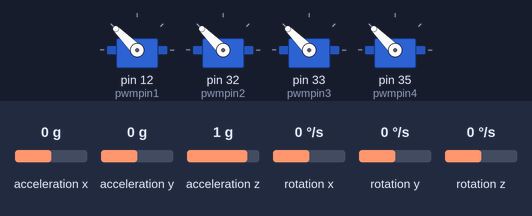
The program below on a simulated Raspberry Pi (header pin numbers). On the bench: 4 × servo. Inputs (shaded band) come from the test bench; at power-on: acceleration x 0 g, acceleration y 0 g, acceleration z 1 g, rotation x 0 °/s, rotation y 0 °/s, rotation z 0 °/s. Servo angles are drawn from the pulse width (0.5 ms = 0°, 2.5 ms = 180°); what the program prints to the terminal is not drawn.

Above: at 0.1 s.
At 1.1 s:
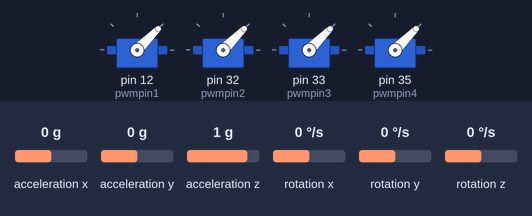
At 3.1 s:
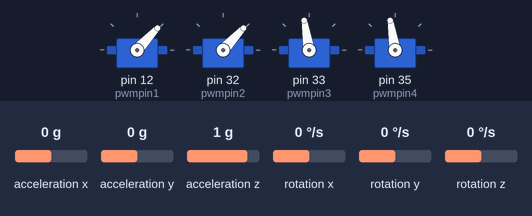
Timing chart, 0 to 4.6 s (numbered marks = the images above):
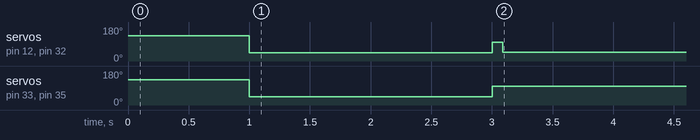

The program:

main_test.py
```python
#Include the library files
import RPi.GPIO as GPIO
import smbus
from time import sleep

#from PID import PID

#ports num
#pwmpin1 = 16
#pwmpin2 = 36
#pwmpin3 = 38
#pwmpin4 = 40
pwmpin1 = 12 #front-rigt-ccw
pwmpin2 = 32 #rear-right -cw
pwmpin3 = 33 #rear-left-ccw
pwmpin4 = 35 #front - left -cw


#sets
GPIO.setwarnings(False)
GPIO.setmode(GPIO.BOARD)


#configuring ports for out
GPIO.setup(pwmpin1, GPIO.OUT)
GPIO.setup(pwmpin2, GPIO.OUT)
GPIO.setup(pwmpin3, GPIO.OUT)
GPIO.setup(pwmpin4, GPIO.OUT)


#configuring ports for PWM for 50 Herz
pi_pwm1 = GPIO.PWM(pwmpin1, 50)
pi_pwm2 = GPIO.PWM(pwmpin2, 50)
pi_pwm3 = GPIO.PWM(pwmpin3, 50)
pi_pwm4 = GPIO.PWM(pwmpin4, 50)

#sleep(3)

#init motors
print("init")
#sleep(3)
pi_pwm1.start(10)
pi_pwm2.start(10)
pi_pwm3.start(10)
pi_pwm4.start(10)

sleep(1)

pi_pwm1.ChangeDutyCycle(5)
pi_pwm2.ChangeDutyCycle(5)
pi_pwm3.ChangeDutyCycle(5)
pi_pwm4.ChangeDutyCycle(5)

sleep(2)
pi_pwm1.ChangeDutyCycle(8)
pi_pwm2.ChangeDutyCycle(8)
pi_pwm3.ChangeDutyCycle(8)
pi_pwm4.ChangeDutyCycle(8)

#sleep(5)
print("END init")

#----------------------------------------------
avr_throttle = 9.9

pid_output_pitch = 0.0
#pi_pwm1.ChangeDutyCycle(5)
#pi_pwm2.ChangeDutyCycle(5)
#pi_pwm3.ChangeDutyCycle(5)
#pi_pwm4.ChangeDutyCycle(5)
pid_output_roll = 0.0


#front-right  =  CCW
esc_1 = avr_throttle - pid_output_pitch + pid_output_roll #front-rigt-ccw
esc_2 = avr_throttle + pid_output_pitch + pid_output_roll #rear-right -cw
esc_3 = avr_throttle + pid_output_pitch - pid_output_roll #rear-left-ccw
eac_4 = avr_throttle - pid_output_pitch - pid_output_roll #front - left -cw
# Setup GPIO pins
#GPIO.setmode(GPIO.BCM)
GPIO.setwarnings(False)
# Set the servo motor pin as output pin
#GPIO.setup(4,GPIO.OUT)

#pwm = GPIO.PWM(4,50)
#pwm.start(0)

#some MPU6050 Registers and their Address
PWR_MGMT_1   = 0x6B
SMPLRT_DIV   = 0x19
CONFIG       = 0x1A
GYRO_CONFIG  = 0x1B
INT_ENABLE   = 0x38
ACCEL_XOUT = 0x3B
ACCEL_YOUT = 0x3D
ACCEL_ZOUT = 0x3F
GYRO_XOUT  = 0x43
GYRO_YOUT  = 0x45
GYRO_ZOUT  = 0x47


integral_ = 0.0
prev_err = 0.0


bus = smbus.SMBus(1)# or bus = smbus.SMBus(0) for older version boards
Device_Address = 0x68 # MPU6050 device address

#def angle(Angle):
 #   duty = Angle / 18 + 2
  #  GPIO.output(7,True)
   # pwm.ChangeDutyCycle(duty)
    # sleep(1)
   # GPIO.output(7,False)
    # pwm.ChangeDutyCycle(0)

#def setAngle():
 #   angle(90)

def MPU_Init():

    #write to sample rate register
    bus.write_byte_data(Device_Address, SMPLRT_DIV, 7)

    #Write to power management register
    bus.write_byte_data(Device_Address, PWR_MGMT_1, 1)

    #Write to Configuration register
    bus.write_byte_data(Device_Address, CONFIG, 0)

    #Write to Gyro configuration register
    bus.write_byte_data(Device_Address, GYRO_CONFIG, 24)

    #Write to interrupt enable register
    bus.write_byte_data(Device_Address, INT_ENABLE, 1)


def calc_pid(input_angle, set_angle,Kp, Ki,Kd, dt):
	err = set_angle - input_angle
	integral_ = 0.0
	prev_err = 0.0
	integral_ += err * dt
	D = (err - prev_err) / dt
	prev_err = err
	return (err * Kp + integral_ * Ki + D * Kd)


def read_raw_data(addr):
    #Accelero and Gyro value are 16-bit
        high = bus.read_byte_data(Device_Address, addr)
        low = bus.read_byte_data(Device_Address, addr+1)

        #concatenate higher and lower value
        value = ((high << 8) | low)

        #to get signed value from mpu6050
        if(value > 32768):
                value = value - 65536
        return value


def scaled_value(value,old_min,old_max,new_min,new_max):
        new_value = (value - old_min)*(new_max - new_min)/(old_max - old_min) + new_min
        return new_value


MPU_Init()
#pwm.ChangeDutyCycle(10)
#sleep(3)
#pwm.ChangeDutyCycle(5)
#sleep(3)
#pwm.ChangeDutyCycle(7)
#-------------------------------------------------------

while True:


    #Read Accelerometer raw value
    acc_x = read_raw_data(ACCEL_XOUT)
    acc_y = read_raw_data(ACCEL_YOUT)
    acc_z = read_raw_data(ACCEL_ZOUT)

    #Read Gyroscope raw value
    gyro_x = read_raw_data(GYRO_XOUT)
    gyro_y = read_raw_data(GYRO_YOUT)
    gyro_z = read_raw_data(GYRO_ZOUT)

    Ax = acc_x/16384.0
    Ay = acc_y/16384.0
    Az = acc_z/16384.0

    Gx = gyro_x/131.0
    Gy = gyro_y/131.0
    Gz = gyro_z/131.0

# Uncomment below line to see the Accelerometer and Gyroscope values
#    print ("Gx=%.2f" %Gx, u'\u00b0'+ "/s", "\tGy=%.2f" %Gy, u'\u00b0'+ "/s", "\tGz=%.2f" %Gz, u'\u00b0'+ "/s", "\tAx=%.2f g" %Ax, "\tAy=%.2f g" %Ay, "\tAz=%.2f g" %Az)

    in_min = 1
    in_max = -1
    out_min = 0
    out_max = 180

 #   setAngle() # Use this function to set the servo motor point

    # Convert accelerometer Y axis values from 0 to 180
    value = (Ay - in_min) * (out_max - out_min) / (in_max - in_min) + out_min

    value = int(value)
    value_x  = (Ax - in_min) * (out_max - out_min) / (in_max - in_min) + out_min
    value_x = int(value_x)
    #print("x = ", value_x)
    #print("y = ",value)
   # if value >= 0 and value <= 180:
        # Write these values on the servo motor
#         angle(value) # Rotate the servo motor using the sensor values
    sleep(0.08)

    pid_output_pitch = calc_pid(value_x,90, 1.0,2.0,3.0,0.08)
    pid_output_roll = calc_pid(value,90, 1.0,2.0,3.0,0.08)
    #print("pith :  ")
    #print(pid_output_pitch)
    #print("roll : ")
    #print(pid_output_roll)
    #pid_output_roll  = calc_pid()


    esc_1 = avr_throttle - pid_output_pitch + pid_output_roll
    # pi_pwm1.ChangeDutyCycle(esc_1)

    esc_2 = avr_throttle + pid_output_pitch + pid_output_roll
    #pi_pwm2.ChangeDutyCycle(esc_2)


    esc_3 = avr_throttle + pid_output_pitch - pid_output_roll
    #pi_pwm2.ChangeDutyCycle(esc_3)


    esc_4 = avr_throttle - pid_output_pitch - pid_output_roll
    #pi_pwm2.ChangeDutyCycle(esc_4)

    print("----------------------------")
    print("----------------------------")
    print("----------------------------")


    print("esc_1 ", esc_1)
    print("esc_2 ", esc_2)
    print("esc_3 ", esc_3)
    print("esc_4 ", esc_4)

    esc_1 = scaled_value(esc_1,-5000,5000,8,10)
    esc_2 = scaled_value(esc_2,-5000,5000,8,10)
    esc_3 = scaled_value(esc_3,-5000,5000,8,10)
    esc_4 = scaled_value(esc_4,-5000,5000,8,10)
    pi_pwm1.ChangeDutyCycle(5.1)
    pi_pwm2.ChangeDutyCycle(5.1)
    pi_pwm2.ChangeDutyCycle(5.1)
    pi_pwm2.ChangeDutyCycle(5.1)


    print("----------------------------")
    print("----------------------------")
    print("----------------------------")

    print("esc_1 ", esc_1)
    print("esc_2 ", esc_2)
    print("esc_3 ", esc_3)
    print("esc_4 ", esc_4)
    #print("y = ",value)
```

Measured:
- by itself, servo on pin 12 (pwmpin1), servo on pin 32 (pwmpin2): 135° → 45° at 1.0 s, → 99° 2.0 s later, → 47° 0.09 s later
